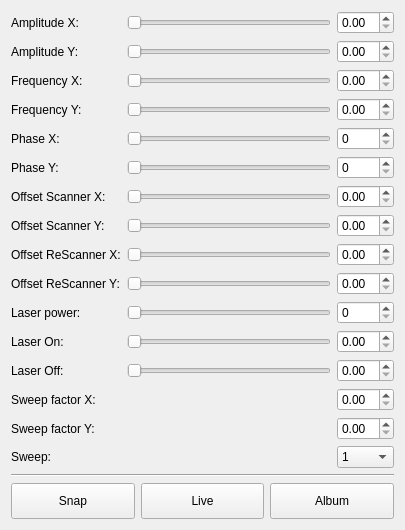
<?xml version="1.0" encoding="UTF-8"?>
<ui version="4.0">
 <class>Form</class>
 <widget class="QWidget" name="Form">
  <property name="geometry">
   <rect>
    <x>0</x>
    <y>0</y>
    <width>405</width>
    <height>530</height>
   </rect>
  </property>
  <property name="windowTitle">
   <string>Form</string>
  </property>
  <layout class="QVBoxLayout" name="verticalLayout">
   <item>
    <layout class="QGridLayout" name="gridLayout">
     <item row="2" column="0">
      <widget class="QLabel" name="LFrequencyX">
       <property name="text">
        <string>Frequency X:</string>
       </property>
      </widget>
     </item>
     <item row="4" column="2">
      <widget class="QSpinBox" name="spinBox"/>
     </item>
     <item row="3" column="2">
      <widget class="QDoubleSpinBox" name="doubleSpinBox_4"/>
     </item>
     <item row="5" column="2">
      <widget class="QSpinBox" name="spinBox_2"/>
     </item>
     <item row="3" column="0">
      <widget class="QLabel" name="LFrequencyY">
       <property name="text">
        <string>Frequency Y:</string>
       </property>
      </widget>
     </item>
     <item row="4" column="0">
      <widget class="QLabel" name="LPhaseX">
       <property name="text">
        <string>Phase X:</string>
       </property>
      </widget>
     </item>
     <item row="7" column="0">
      <widget class="QLabel" name="LOffsetScanY">
       <property name="text">
        <string>Offset Scanner Y:</string>
       </property>
      </widget>
     </item>
     <item row="7" column="2">
      <widget class="QDoubleSpinBox" name="doubleSpinBox_6"/>
     </item>
     <item row="8" column="2">
      <widget class="QDoubleSpinBox" name="doubleSpinBox_7"/>
     </item>
     <item row="9" column="2">
      <widget class="QDoubleSpinBox" name="doubleSpinBox_8"/>
     </item>
     <item row="6" column="0">
      <widget class="QLabel" name="LOffsetScanX">
       <property name="text">
        <string>Offset Scanner X:</string>
       </property>
      </widget>
     </item>
     <item row="5" column="0">
      <widget class="QLabel" name="LPhaseY">
       <property name="text">
        <string>Phase Y:</string>
       </property>
      </widget>
     </item>
     <item row="10" column="2">
      <widget class="QSpinBox" name="spinBox_3"/>
     </item>
     <item row="8" column="0">
      <widget class="QLabel" name="LOffsetRescanX">
       <property name="text">
        <string>Offset ReScanner X:</string>
       </property>
      </widget>
     </item>
     <item row="9" column="0">
      <widget class="QLabel" name="LOffsetRescanY">
       <property name="text">
        <string>Offset ReScanner Y:</string>
       </property>
      </widget>
     </item>
     <item row="10" column="0">
      <widget class="QLabel" name="LLaserPower">
       <property name="text">
        <string>Laser power:</string>
       </property>
      </widget>
     </item>
     <item row="2" column="1">
      <widget class="QSlider" name="horizontalSlider_5">
       <property name="orientation">
        <enum>Qt::Horizontal</enum>
       </property>
      </widget>
     </item>
     <item row="3" column="1">
      <widget class="QSlider" name="horizontalSlider_6">
       <property name="orientation">
        <enum>Qt::Horizontal</enum>
       </property>
      </widget>
     </item>
     <item row="4" column="1">
      <widget class="QSlider" name="horizontalSlider_7">
       <property name="orientation">
        <enum>Qt::Horizontal</enum>
       </property>
      </widget>
     </item>
     <item row="5" column="1">
      <widget class="QSlider" name="horizontalSlider_8">
       <property name="orientation">
        <enum>Qt::Horizontal</enum>
       </property>
      </widget>
     </item>
     <item row="8" column="1">
      <widget class="QSlider" name="horizontalSlider_11">
       <property name="orientation">
        <enum>Qt::Horizontal</enum>
       </property>
      </widget>
     </item>
     <item row="9" column="1">
      <widget class="QSlider" name="horizontalSlider_2">
       <property name="sizePolicy">
        <sizepolicy hsizetype="Expanding" vsizetype="Fixed">
         <horstretch>0</horstretch>
         <verstretch>0</verstretch>
        </sizepolicy>
       </property>
       <property name="orientation">
        <enum>Qt::Horizontal</enum>
       </property>
      </widget>
     </item>
     <item row="6" column="1">
      <widget class="QSlider" name="horizontalSlider_9">
       <property name="orientation">
        <enum>Qt::Horizontal</enum>
       </property>
      </widget>
     </item>
     <item row="6" column="2">
      <widget class="QDoubleSpinBox" name="doubleSpinBox_5"/>
     </item>
     <item row="10" column="1">
      <widget class="QSlider" name="horizontalSlider">
       <property name="orientation">
        <enum>Qt::Horizontal</enum>
       </property>
      </widget>
     </item>
     <item row="7" column="1">
      <widget class="QSlider" name="horizontalSlider_10">
       <property name="orientation">
        <enum>Qt::Horizontal</enum>
       </property>
      </widget>
     </item>
     <item row="0" column="0">
      <widget class="QLabel" name="LAmplitudeX">
       <property name="text">
        <string>Amplitude X:</string>
       </property>
      </widget>
     </item>
     <item row="0" column="1">
      <widget class="QSlider" name="horizontalSlider_3">
       <property name="tracking">
        <bool>true</bool>
       </property>
       <property name="orientation">
        <enum>Qt::Horizontal</enum>
       </property>
       <property name="invertedAppearance">
        <bool>false</bool>
       </property>
       <property name="invertedControls">
        <bool>false</bool>
       </property>
      </widget>
     </item>
     <item row="1" column="0">
      <widget class="QLabel" name="LAmplitudeY">
       <property name="text">
        <string>Amplitude Y:</string>
       </property>
      </widget>
     </item>
     <item row="0" column="2">
      <widget class="QDoubleSpinBox" name="doubleSpinBox"/>
     </item>
     <item row="1" column="1">
      <widget class="QSlider" name="horizontalSlider_4">
       <property name="orientation">
        <enum>Qt::Horizontal</enum>
       </property>
      </widget>
     </item>
     <item row="1" column="2">
      <widget class="QDoubleSpinBox" name="doubleSpinBox_2"/>
     </item>
     <item row="2" column="2">
      <widget class="QDoubleSpinBox" name="doubleSpinBox_3"/>
     </item>
     <item row="11" column="1">
      <widget class="QSlider" name="horizontalSlider_12">
       <property name="orientation">
        <enum>Qt::Horizontal</enum>
       </property>
      </widget>
     </item>
     <item row="11" column="0">
      <widget class="QLabel" name="LLaserOff">
       <property name="text">
        <string>Laser On:</string>
       </property>
      </widget>
     </item>
     <item row="12" column="0">
      <widget class="QLabel" name="LLaserOn">
       <property name="text">
        <string>Laser Off:</string>
       </property>
      </widget>
     </item>
     <item row="12" column="1">
      <widget class="QSlider" name="horizontalSlider_13">
       <property name="orientation">
        <enum>Qt::Horizontal</enum>
       </property>
      </widget>
     </item>
     <item row="11" column="2">
      <widget class="QDoubleSpinBox" name="doubleSpinBox_9"/>
     </item>
     <item row="12" column="2">
      <widget class="QDoubleSpinBox" name="doubleSpinBox_10"/>
     </item>
     <item row="13" column="0">
      <widget class="QLabel" name="label_2">
       <property name="text">
        <string>Sweep factor X:</string>
       </property>
      </widget>
     </item>
     <item row="15" column="0">
      <widget class="QLabel" name="label">
       <property name="text">
        <string>Sweep: </string>
       </property>
      </widget>
     </item>
     <item row="15" column="2">
      <widget class="QComboBox" name="comboBox">
       <item>
        <property name="text">
         <string>1</string>
        </property>
       </item>
       <item>
        <property name="text">
         <string>2</string>
        </property>
       </item>
      </widget>
     </item>
     <item row="14" column="0">
      <widget class="QLabel" name="label_3">
       <property name="text">
        <string>Sweep factor Y:</string>
       </property>
      </widget>
     </item>
     <item row="13" column="2">
      <widget class="QDoubleSpinBox" name="doubleSpinBox_11"/>
     </item>
     <item row="14" column="2">
      <widget class="QDoubleSpinBox" name="doubleSpinBox_12"/>
     </item>
    </layout>
   </item>
   <item>
    <widget class="Line" name="line">
     <property name="orientation">
      <enum>Qt::Horizontal</enum>
     </property>
    </widget>
   </item>
   <item>
    <layout class="QHBoxLayout" name="horizontalLayout">
     <property name="spacing">
      <number>6</number>
     </property>
     <property name="sizeConstraint">
      <enum>QLayout::SetDefaultConstraint</enum>
     </property>
     <item>
      <widget class="QPushButton" name="PBSnap">
       <property name="sizePolicy">
        <sizepolicy hsizetype="Minimum" vsizetype="Minimum">
         <horstretch>0</horstretch>
         <verstretch>0</verstretch>
        </sizepolicy>
       </property>
       <property name="text">
        <string>Snap</string>
       </property>
       <property name="icon">
        <iconset resource="RCMControlRC.qrc">
         <normaloff>:/Icons/micro-manager-2.0.0-beta2/micro-manager-2.0.0-beta2/mmstudio/src/main/resources/org/micromanager/icons/camera@2x.png</normaloff>:/Icons/micro-manager-2.0.0-beta2/micro-manager-2.0.0-beta2/mmstudio/src/main/resources/org/micromanager/icons/camera@2x.png</iconset>
       </property>
       <property name="iconSize">
        <size>
         <width>16</width>
         <height>16</height>
        </size>
       </property>
      </widget>
     </item>
     <item>
      <widget class="QPushButton" name="PBLive">
       <property name="sizePolicy">
        <sizepolicy hsizetype="Minimum" vsizetype="Minimum">
         <horstretch>0</horstretch>
         <verstretch>0</verstretch>
        </sizepolicy>
       </property>
       <property name="text">
        <string>Live</string>
       </property>
       <property name="icon">
        <iconset resource="RCMControlRC.qrc">
         <normaloff>:/Icons/micro-manager-2.0.0-beta2/micro-manager-2.0.0-beta2/mmstudio/src/main/resources/org/micromanager/icons/camera_go@2x.png</normaloff>:/Icons/micro-manager-2.0.0-beta2/micro-manager-2.0.0-beta2/mmstudio/src/main/resources/org/micromanager/icons/camera_go@2x.png</iconset>
       </property>
      </widget>
     </item>
     <item>
      <widget class="QPushButton" name="PBAlbum">
       <property name="sizePolicy">
        <sizepolicy hsizetype="Minimum" vsizetype="Minimum">
         <horstretch>0</horstretch>
         <verstretch>0</verstretch>
        </sizepolicy>
       </property>
       <property name="text">
        <string>Album</string>
       </property>
       <property name="icon">
        <iconset resource="RCMControlRC.qrc">
         <normaloff>:/Icons/micro-manager-2.0.0-beta2/micro-manager-2.0.0-beta2/mmstudio/src/main/resources/org/micromanager/icons/camera_plus_arrow@2x.png</normaloff>:/Icons/micro-manager-2.0.0-beta2/micro-manager-2.0.0-beta2/mmstudio/src/main/resources/org/micromanager/icons/camera_plus_arrow@2x.png</iconset>
       </property>
      </widget>
     </item>
    </layout>
   </item>
  </layout>
  <zorder>doubleSpinBox</zorder>
  <zorder>doubleSpinBox_2</zorder>
  <zorder>doubleSpinBox_3</zorder>
  <zorder>doubleSpinBox_4</zorder>
  <zorder>doubleSpinBox_5</zorder>
  <zorder>doubleSpinBox_6</zorder>
  <zorder>doubleSpinBox_2</zorder>
  <zorder>pushButton</zorder>
  <zorder>pushButton_2</zorder>
  <zorder>pushButton_3</zorder>
  <zorder>horizontalLayoutWidget</zorder>
  <zorder>horizontalLayoutWidget_2</zorder>
  <zorder>horizontalLayoutWidget_3</zorder>
  <zorder>horizontalLayoutWidget_4</zorder>
  <zorder>horizontalLayoutWidget_5</zorder>
  <zorder>line</zorder>
  <zorder>gridLayoutWidget</zorder>
  <zorder>line</zorder>
 </widget>
 <resources>
  <include location="RCMControlRC.qrc"/>
 </resources>
 <connections/>
</ui>
